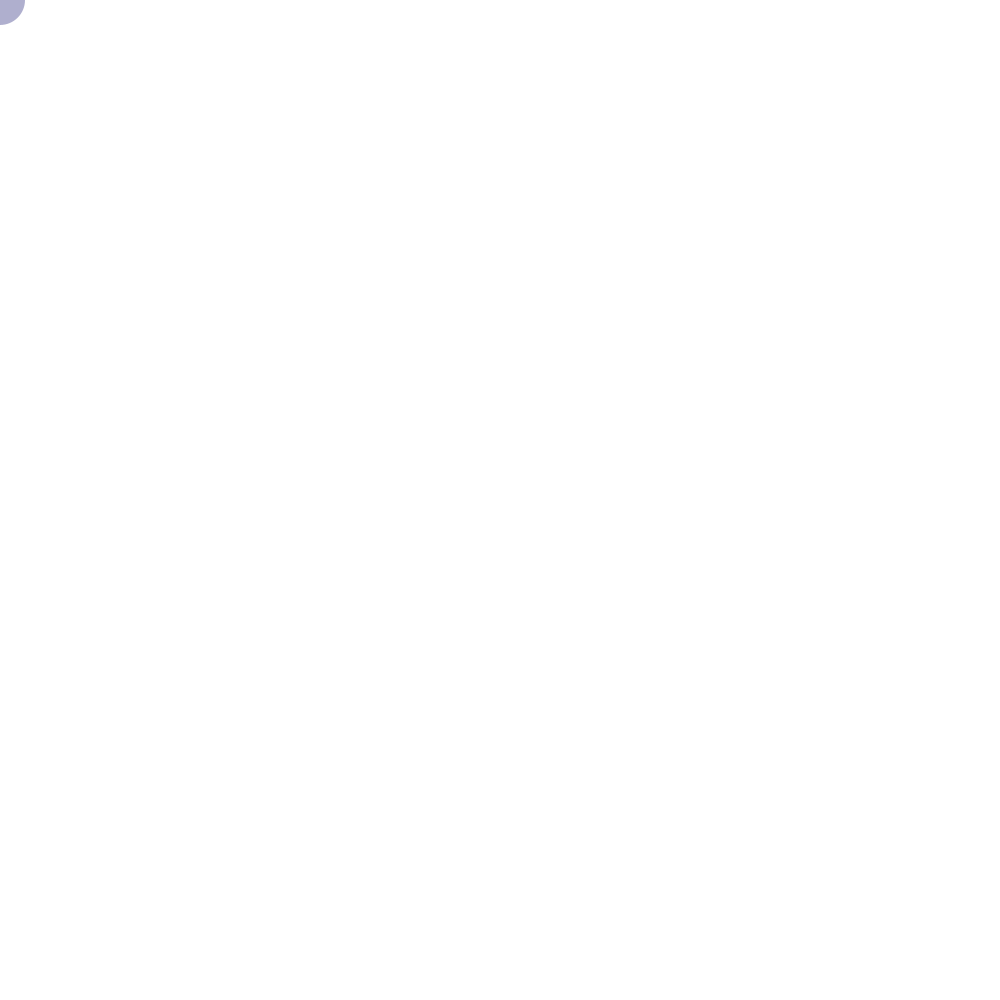
Frame 1 (no input)
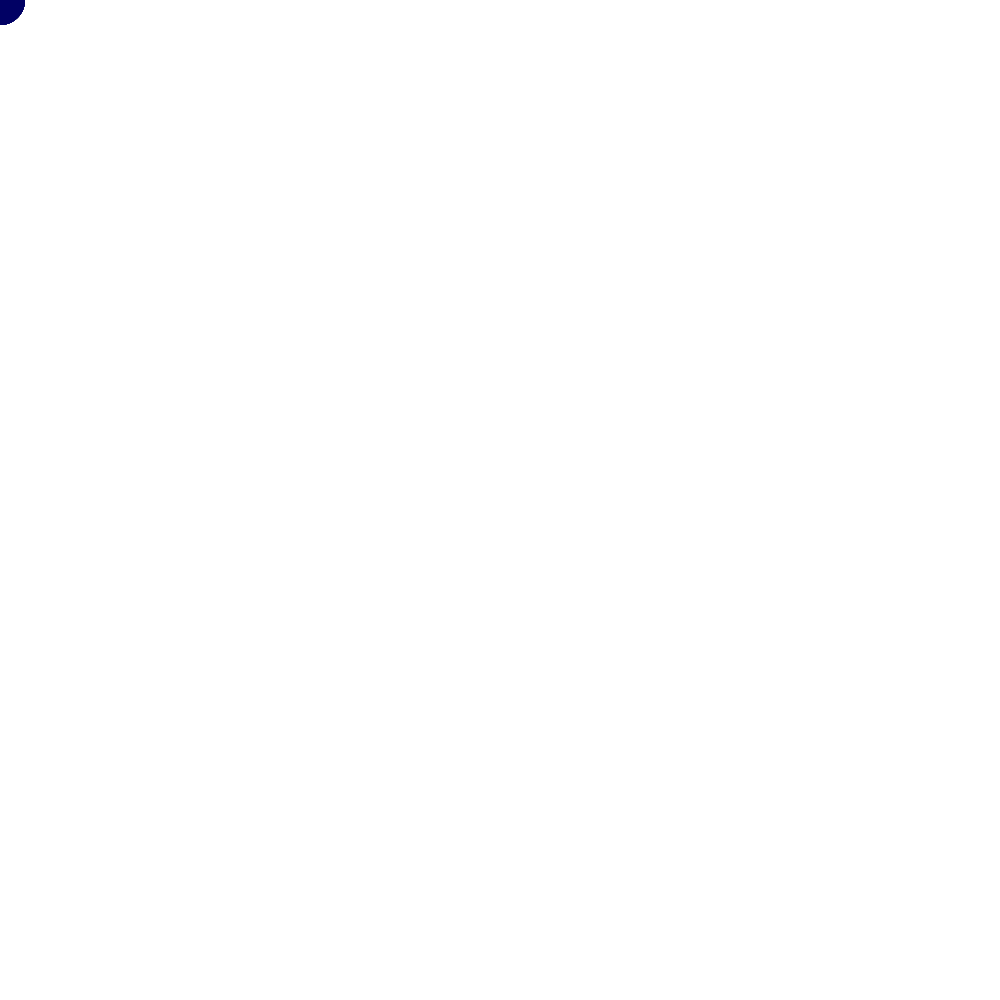
Frame 60 (the mouse pressed at the canvas centre just before this capture)
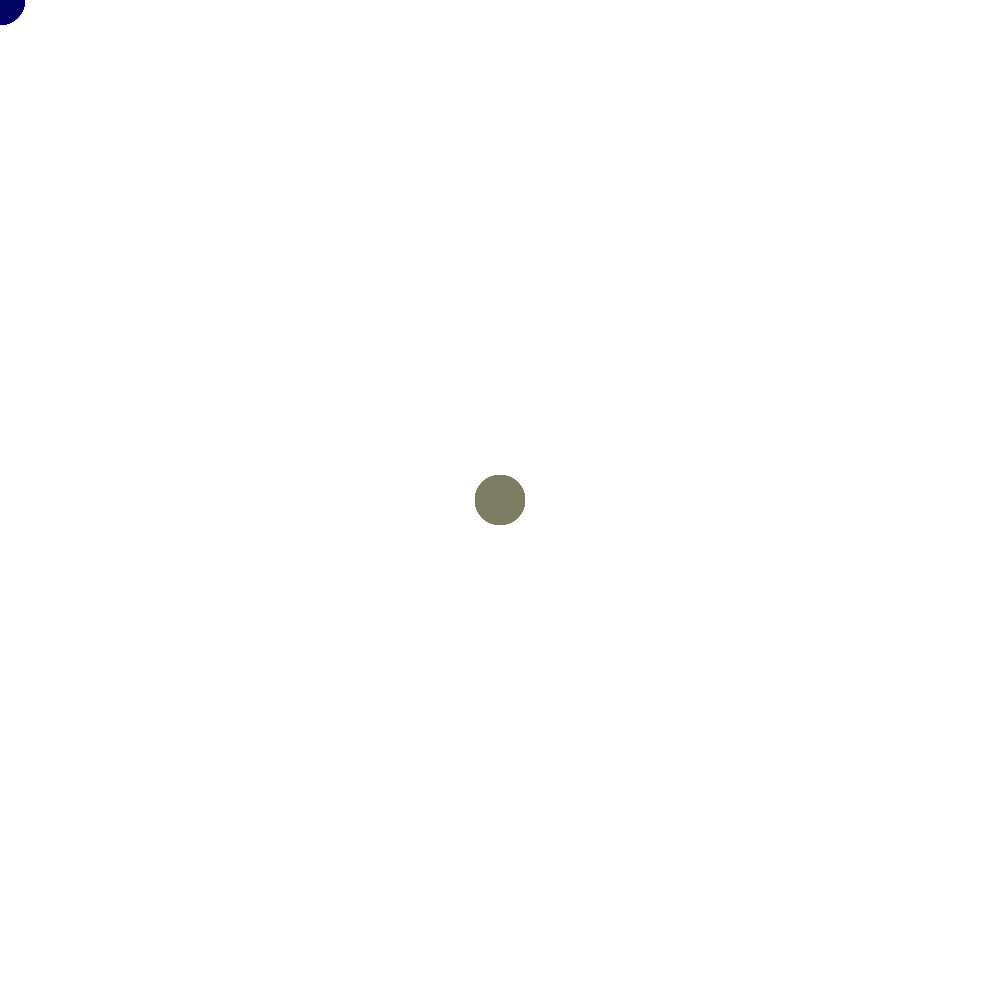
Frame 120 (the mouse held since frame 60 and released just before this capture)

The Processing sketch that drew these frames (run headless with seeded random() and noise(); from frame 60 on, the mouse is pressed at the canvas centre):

// Processing sketch: Splash_task
// ── Splash_task.pde
void setup() {
  size(1000, 1000);
  background(255);
}

void draw() {
  fill(mouseX/4,mouseY/4,100,80);
  noStroke();
  ellipse(mouseX,mouseY,50,50);
}
